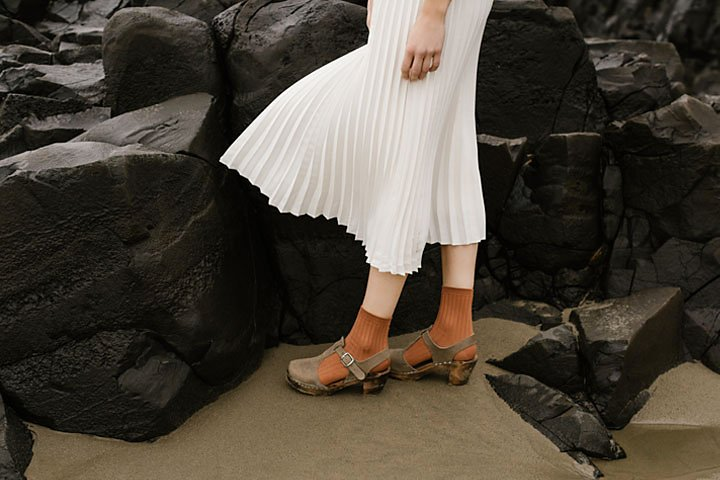
#> input picture highlights_and_shadows.jpg, 720 x 480 px
$ jupyter execute Q2.ipynb
#> lines starting #> are read from the running program, lines starting #| are printed output that depends on the picture
(a) gamma correction

[cell 1]
import cv2
import numpy as np
import matplotlib.pyplot as plt

img = cv2.imread('highlights_and_shadows.jpg')
#> img is the input picture: shape (480, 720, 3); mean B, G, R 58.1, 68.6, 75.7
lab = cv2.cvtColor(img, cv2.COLOR_BGR2LAB)
#> lab: shape (480, 720, 3); mean of channels 0, 1, 2 71.3, 129.1, 135
L, a, b = cv2.split(lab)
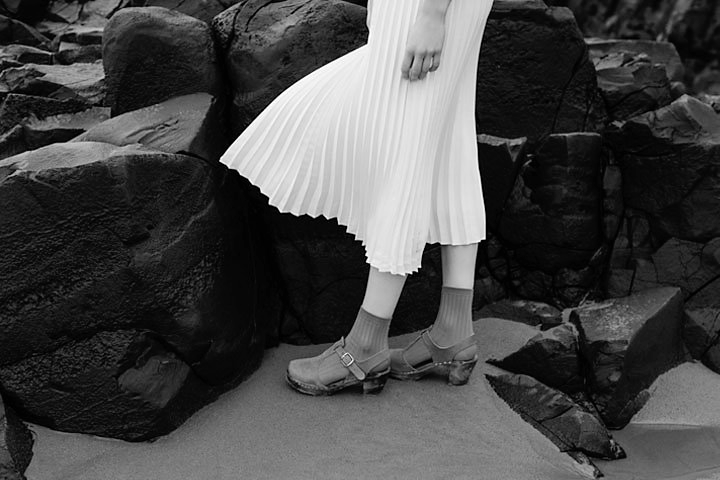
#> L: shape (480, 720); min 0, max 255, mean 71.3
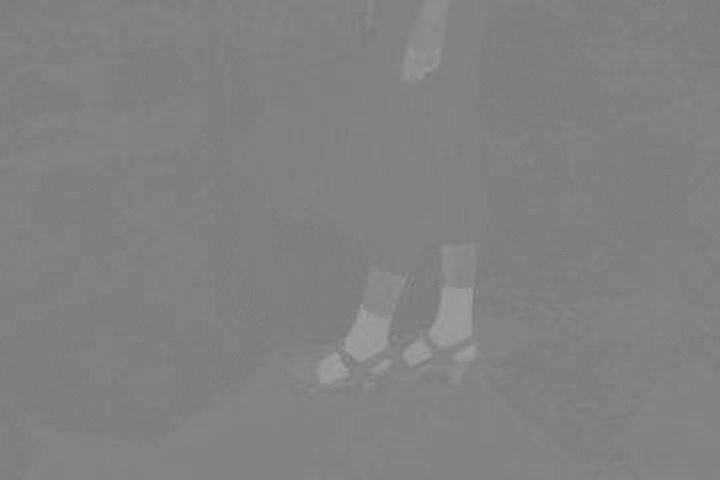
#> a: shape (480, 720); min 119, max 160, mean 129.1

gamma = 1.9

L_norm = L / 255.0
L_corrected_norm = L_norm ** gamma
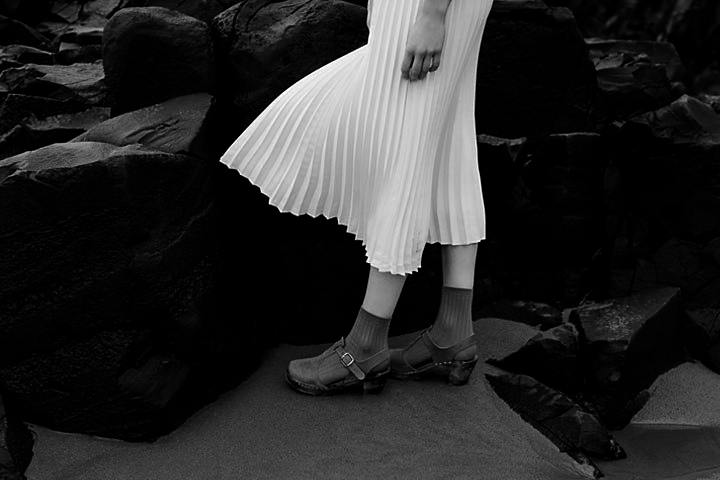
#> L_corrected_norm: shape (480, 720) float64; min 0, max 1, mean 0.16
L_corrected = (L_corrected_norm * 255).astype(np.uint8)
lab_corrected = cv2.merge([L_corrected, a, b])
#> lab_corrected: shape (480, 720, 3); mean of channels 0, 1, 2 40.3, 129.1, 135
img_corrected = cv2.cvtColor(lab_corrected, cv2.COLOR_LAB2BGR)
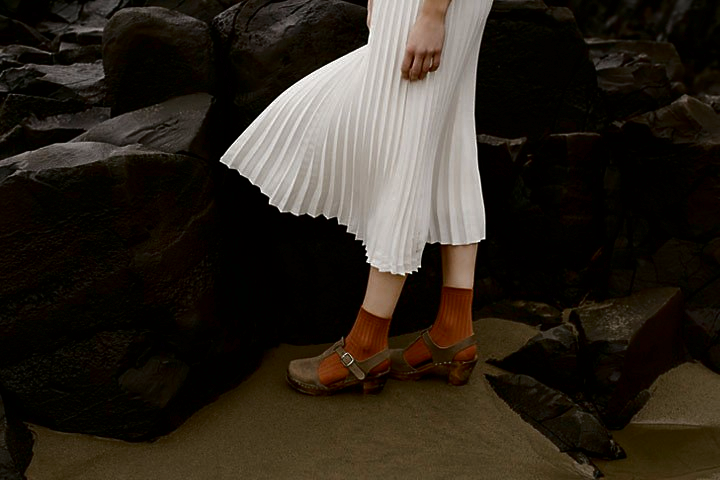
#> img_corrected: shape (480, 720, 3); mean B, G, R 30, 38.5, 45.5

plt.figure(figsize=(12, 5))
plt.subplot(1, 2, 1)
plt.imshow(cv2.cvtColor(img, cv2.COLOR_BGR2RGB))
plt.title('Original Image')
plt.axis('off')
plt.subplot(1, 2, 2)
plt.imshow(cv2.cvtColor(img_corrected, cv2.COLOR_BGR2RGB))
plt.title(f'Gamma Corrected (L* plane, γ = {gamma})')
plt.axis('off')
plt.show()
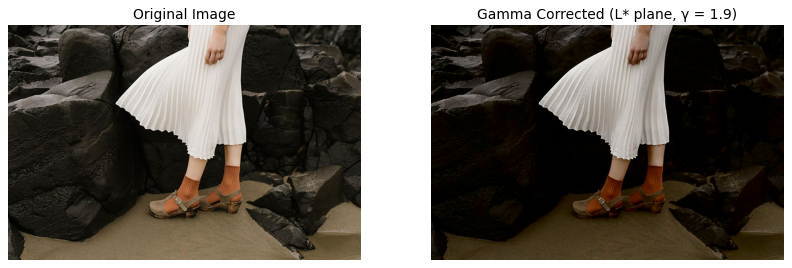
#> figure drawn by matplotlib, 2 panels

print(f"Gamma value used: {gamma}")

(b) histograms of the original and corrected images.

[cell 2]
L_original = cv2.split(cv2.cvtColor(img, cv2.COLOR_BGR2LAB))[0]
L_corrected_from_lab = cv2.split(lab_corrected)[0]

plt.figure(figsize=(12, 5))

plt.subplot(1, 2, 1)
plt.hist(L_original.ravel(), bins=256, range=(0, 255), color='black', alpha=0.7)
plt.title('Original L* Channel Histogram')
plt.xlabel('Intensity')
plt.ylabel('Frequency')

plt.subplot(1, 2, 2)
plt.hist(L_corrected_from_lab.ravel(), bins=256, range=(0, 255), color='black', alpha=0.7)
plt.title(f'Gamma Corrected L* Channel Histogram (γ = {gamma})')
plt.xlabel('Intensity')
plt.ylabel('Frequency')

plt.tight_layout()
plt.show()
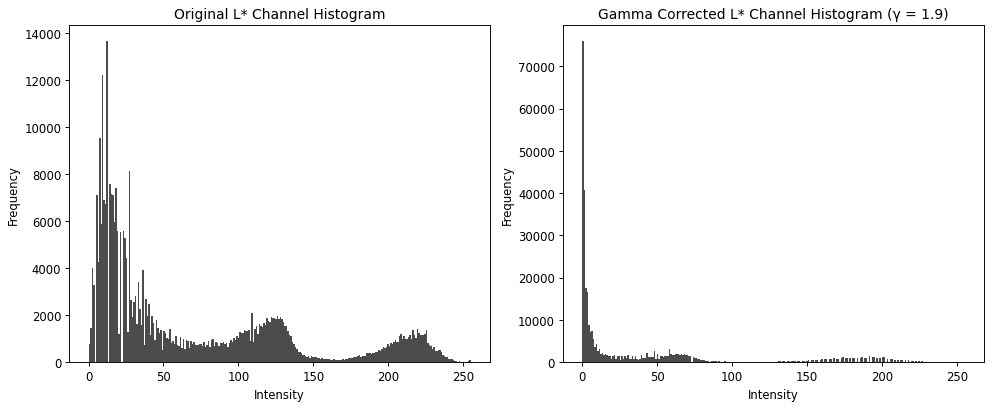
#> figure drawn by matplotlib, 2 panels; panel 1: tallest bar 13634 high, from x = 11.95 to 12.95; panel 2: tallest bar 75843 high, from x = 0 to 0.996

$ run again, with emma.jpg copied over highlights_and_shadows.jpg
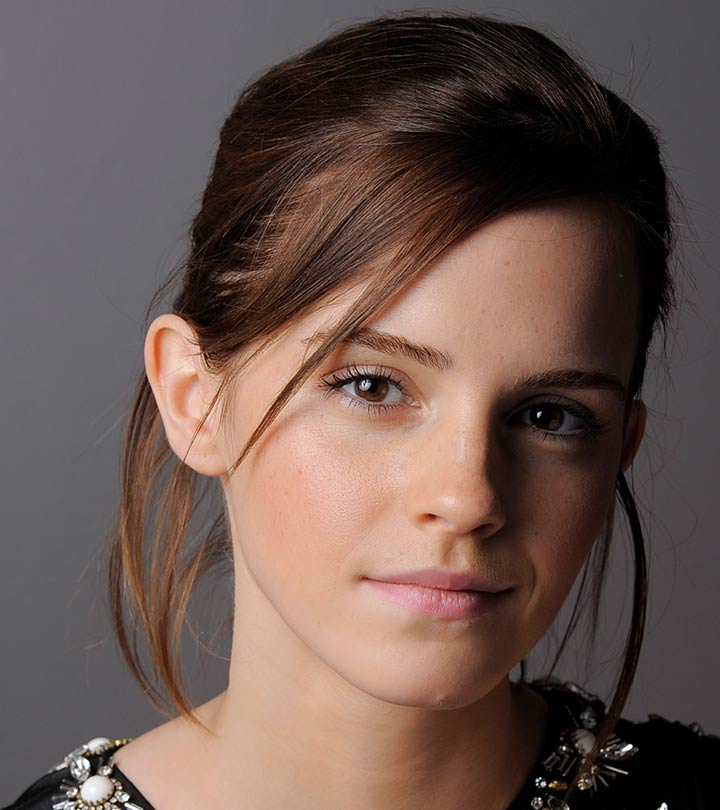
#> input picture emma.jpg, 720 x 810 px
#> img is the input picture: shape (810, 720, 3); mean B, G, R 80.1, 87.4, 106.8
#> lab: shape (810, 720, 3); mean of channels 0, 1, 2 97, 134.8, 135.1
#> lab_corrected: shape (810, 720, 3); mean of channels 0, 1, 2 53, 134.8, 135.1
#> `img_corrected = cv2.cvtColor(lab_corrected, cv2.COLOR_LAB2BGR)`:
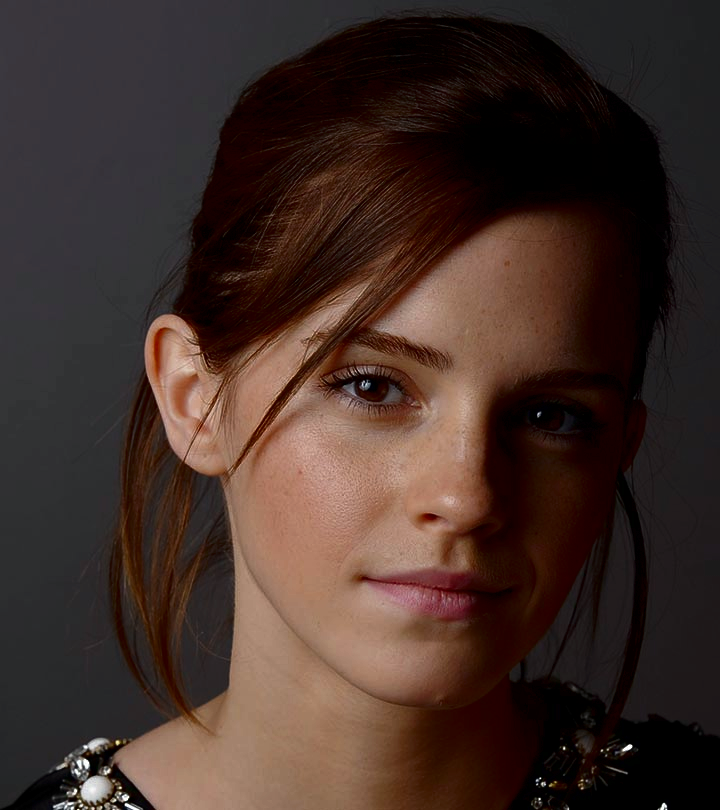
#> img_corrected: shape (810, 720, 3); mean B, G, R 40.5, 46.7, 65.1
#> `plt.show()`:
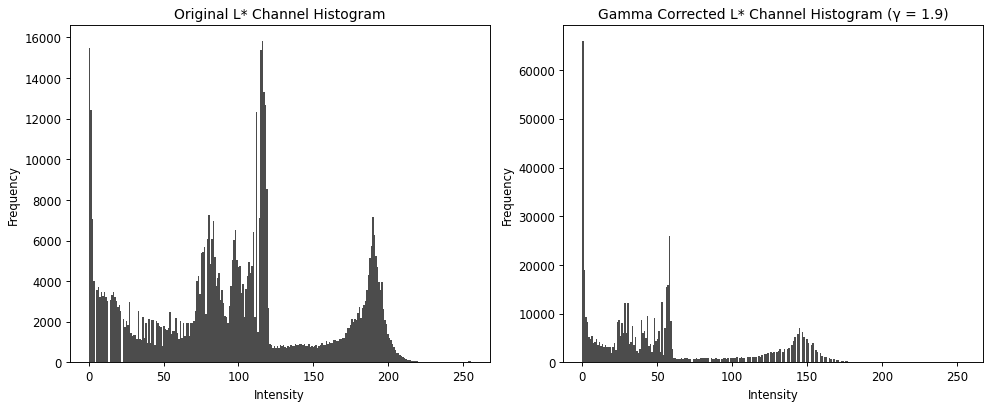
#> figure drawn by matplotlib, 2 panels; panel 1: tallest bar 15795 high, from x = 115.5 to 116.5; panel 2: tallest bar 65869 high, from x = 0 to 0.996

$ run again, with woman standing in front of an open door.jpg copied over highlights_and_shadows.jpg
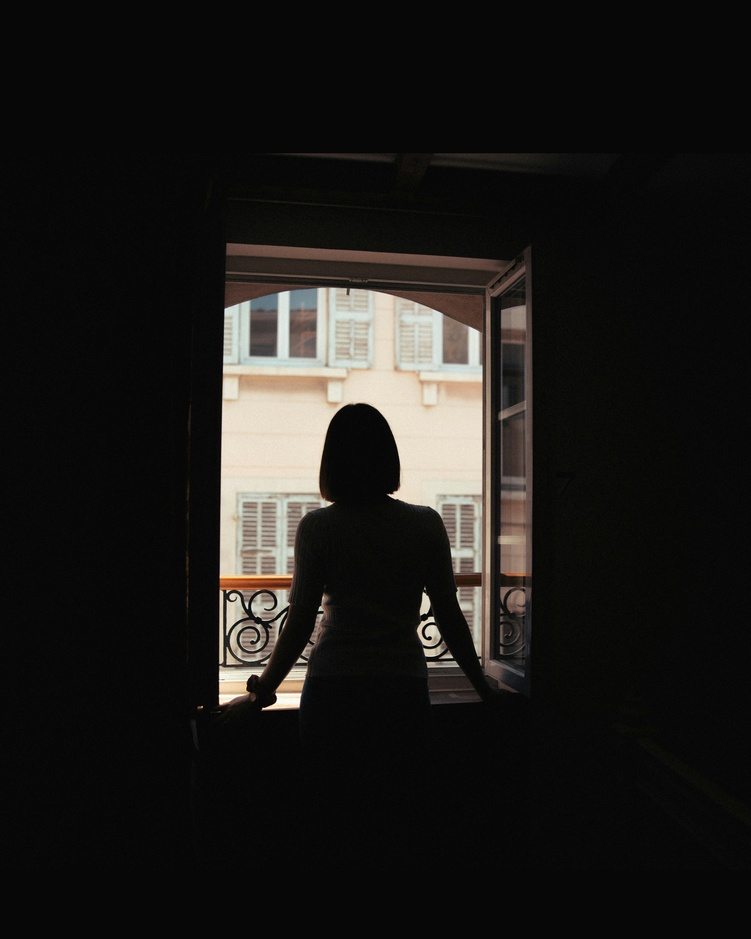
#> input picture woman standing in front of an open door.jpg, 751 x 939 px, shrunk from 4693 x 5867 before the run
#> img is the input picture: shape (939, 751, 3); mean B, G, R 25.1, 27.4, 29
#> lab: shape (939, 751, 3); mean of channels 0, 1, 2 26.5, 128.3, 129.4
#> `L, a, b = cv2.split(lab)`:
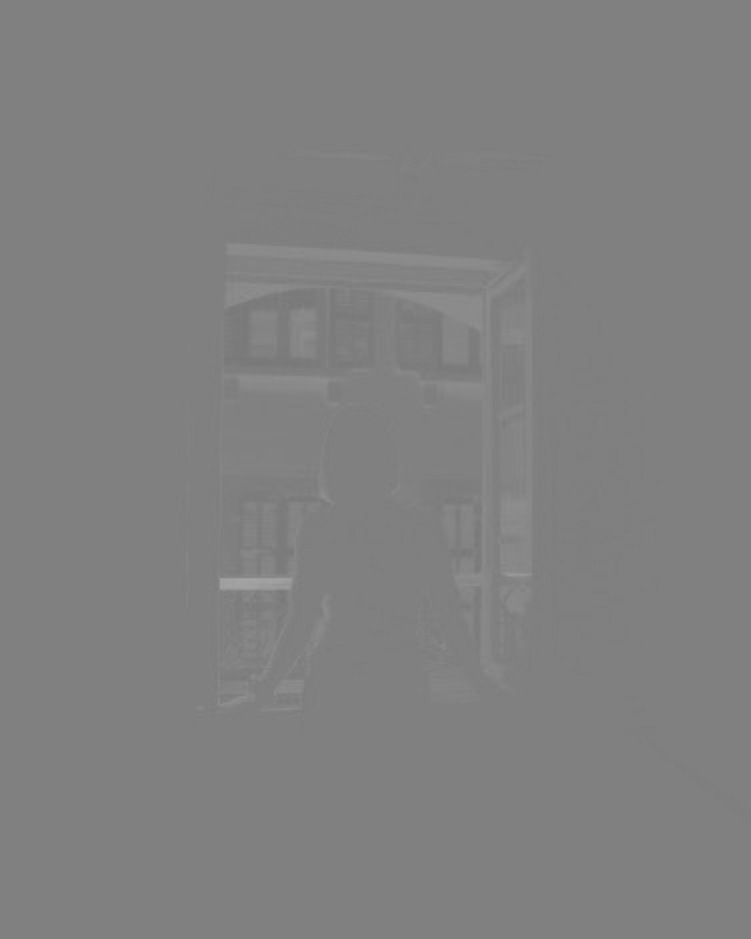
#> a: shape (939, 751); min 120, max 166, mean 128.3
#> lab_corrected: shape (939, 751, 3); mean of channels 0, 1, 2 15.9, 128.3, 129.4
#> `plt.show()`:
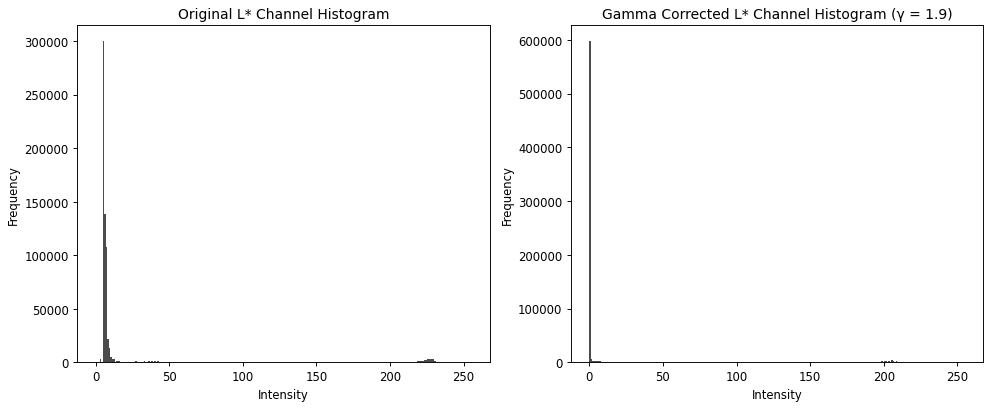
#> figure drawn by matplotlib, 2 panels; panel 1: tallest bar 299823 high, from x = 4.98 to 5.98; panel 2: tallest bar 597134 high, from x = 0 to 0.996
